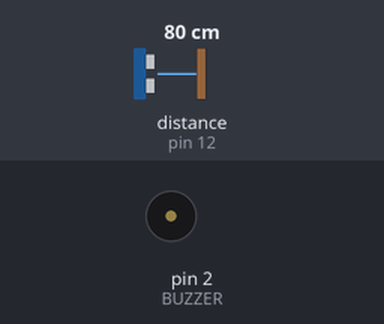
The sketch below on a simulated Arduino Uno, built with avr-gcc and run on an emulated ATmega328P. Shown: buzzer (waves = sounding). Wiring (inferred from the names in the program): ultrasonic range finder: trigger pin 13; echo pin 12. The inputs (shaded band) are chosen by the test bench; at power-on: distance to the obstacle (sensor on pin 12) 80 cm. The echo pulse lasts 58.3 µs per cm.

Above: at 1.2 s.
1.3 s: distance to the obstacle (sensor on pin 12) set to 55 cm
2.8 s: distance to the obstacle (sensor on pin 12) set to 47 cm
At 3.9 s:
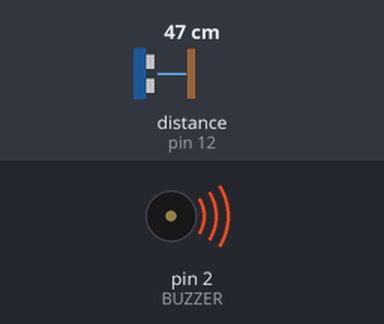
4.5 s: distance to the obstacle (sensor on pin 12) set to 60 cm
At 5.7 s:
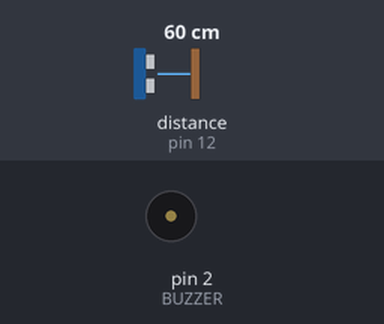
6.0 s: distance to the obstacle (sensor on pin 12) set to 2 cm
At 6.4 s:
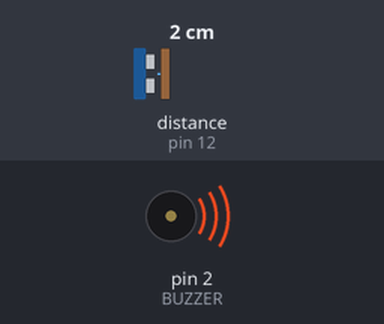
Timing chart, 0 to 8.5 s (numbered marks = the images above; inputs shaded):
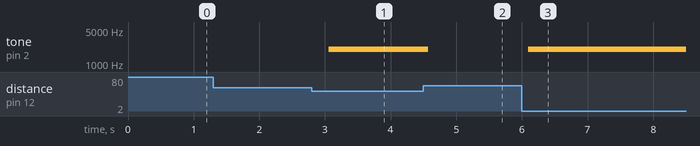

The sketch:

sensor-ultrasonico.ino
```cpp
#define TRIG 13
#define ECHO 12
#define BUZZER 2
void setup()
{
  pinMode(TRIG, OUTPUT);
  pinMode(BUZZER, OUTPUT);
  pinMode(ECHO, INPUT);
}

void loop()
{
  digitalWrite(TRIG,LOW);
  delayMicroseconds(2);
  digitalWrite(TRIG,HIGH);
  delayMicroseconds(10);
  digitalWrite(TRIG,LOW);
  //Pega a duracao da onda em microsegundos
  float duration = pulseIn(ECHO,HIGH);
  float distance = (duration / 2) * 0.0343;

  Serial.print("Distancia: ");
  Serial.print(distance);
  Serial.println("cm");
  Serial.println("------------");

  if(distance < 50){
  	tone(BUZZER,2014);
  }else{
  	noTone(BUZZER);
  }

  delay(300);

}
```

Measured:
- the behaviour switches between 51 and 50 cm on distance to the obstacle (sensor on pin 12) (found by bisection; images 0 and 1)
- after the input at 1.3 s, every drawn part: stays the same
- after the input at 2.8 s, tone on pin 2 (BUZZER): silent → 2014 Hz after 0.25 s
- after the input at 4.5 s, tone on pin 2 (BUZZER): 2014 Hz → silent after 0.07 s
- after the input at 6.0 s, tone on pin 2 (BUZZER): silent → 2014 Hz after 0.09 s
